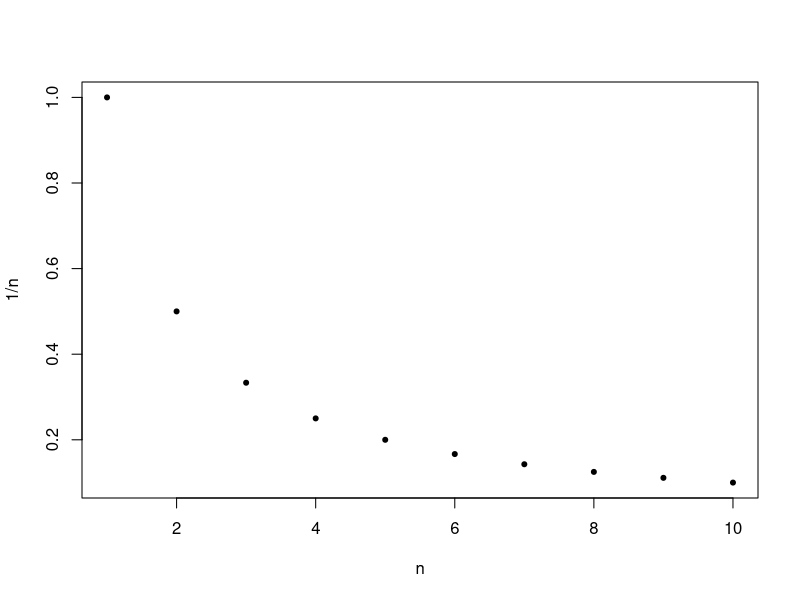
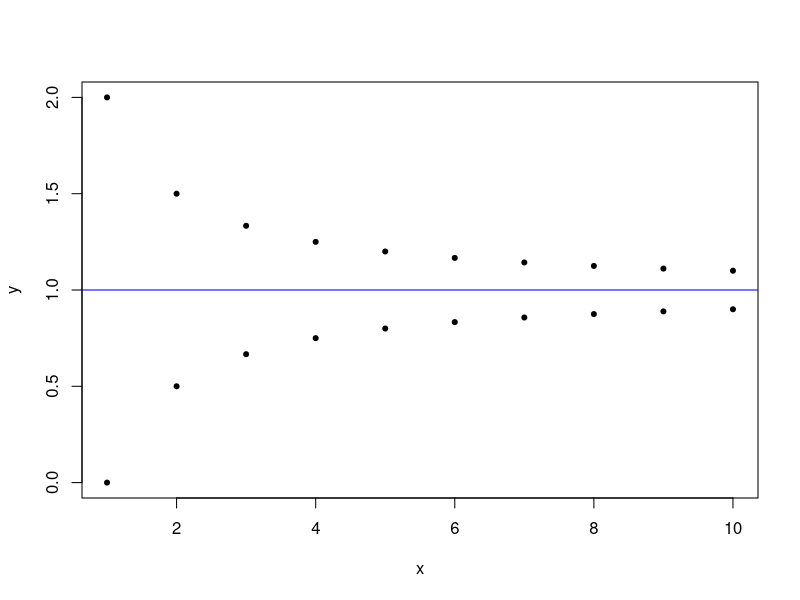

Here is the R script that generated these plots, in order:
## ---- chunk 1
# Suite des inverses des entiers
x <- c(1,2,3,4,5,6,7,8,9,10)
y <- c(1,1/2,1/3,1/4,1/5,1/6,1/7,1/8,1/9,1/10)
plot(x,y, pch=20, xlab='n', ylab='1/n')

## ---- chunk 2
# Suite des inverses des entiers
x <- c(1,1,2,2,3,3,4,4,5,5,6,6,7,7,8,8,9,9,10,10)
y <- c(2,0,3/2,1/2,4/3,2/3,5/4,3/4,6/5,4/5,7/6,5/6,8/7,6/7,9/8,7/8,10/9,8/9,11/10,9/10)
plot(x,y, pch=20)
abline(h=1, col="blue")
